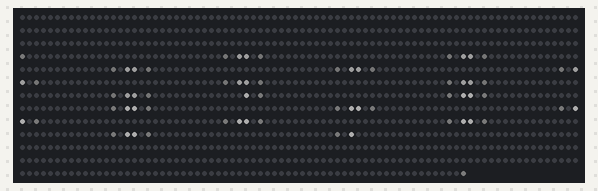
A program run on a simulated Raspberry Pi (BCM pin numbers). Shown: 1024 RGB LEDs in strip order, left to right, continuing on the next row. Dim RGB values are drawn brighter than linear.

Above: at 0.02 s.

The program:

main.py
```python
import board
import neopixel
from PIL import Image, ImageDraw, ImageColor
import math, time
import atexit

numLeds = 16*16*4

img = Image.new('RGB', (32 * 4, 32 * 4), color = 'black')
im  = Image.new("RGB", (32, 32), (0, 0, 0))
draw = ImageDraw.Draw(img)

pixels = neopixel.NeoPixel(board.D18, numLeds, auto_write=False, brightness=1.0)

def sayGoodbye():
  pixels.deinit()
atexit.register(sayGoodbye)

cache = [(0, 0, 0)] * numLeds

for a in range(360):
  draw.rectangle((0, 0, 32 * 4, 32 * 4), (0, 0, 0))
  # draw.rectangle((8*4,8*4,24*4,24*4), (0,255,0))

  rad = math.pi / 180.0 * a
  sx = 16.0 * 4 * math.cos(rad)
  sy = 16.0 * 4 * math.sin(rad)

  draw.line((16 * 4, 16 * 4, sx + 16 * 4, sy + 16 * 4), fill=(255,255,255))

  im = img.resize((32,32), Image.ANTIALIAS)

  px = im.load()

  rX = 32
  rY = 32

  # Display setup:
  # 0|1
  # ---
  # 3|2

  changes = 0

  for x in range(32):
    for y in range(32):

      xOff = 0
      yOff = 0
      mId = None

      if x < rX/2:
        if y < rY/2:
          mId = 0
        else:
          mId = 3
          yOff = 16
      else:
        if y < rY/2:
          mId = 1
          xOff = 16
        else:
          mId = 2
          xOff = 16
          yOff = 16

      oX = x - xOff
      oY = y - yOff

      oId = oX * 16 + oY

      if oX%2 != 0:
        oId = oX * 16 - 1 + (16 - oY)

      oId += mId * 16 * 16

      tColor = px[x, y]

      if tColor != cache[oId]:
        cache[oId] = tColor
        pixels[oId] = tColor
        changes += 1

  pixels.show()
```
